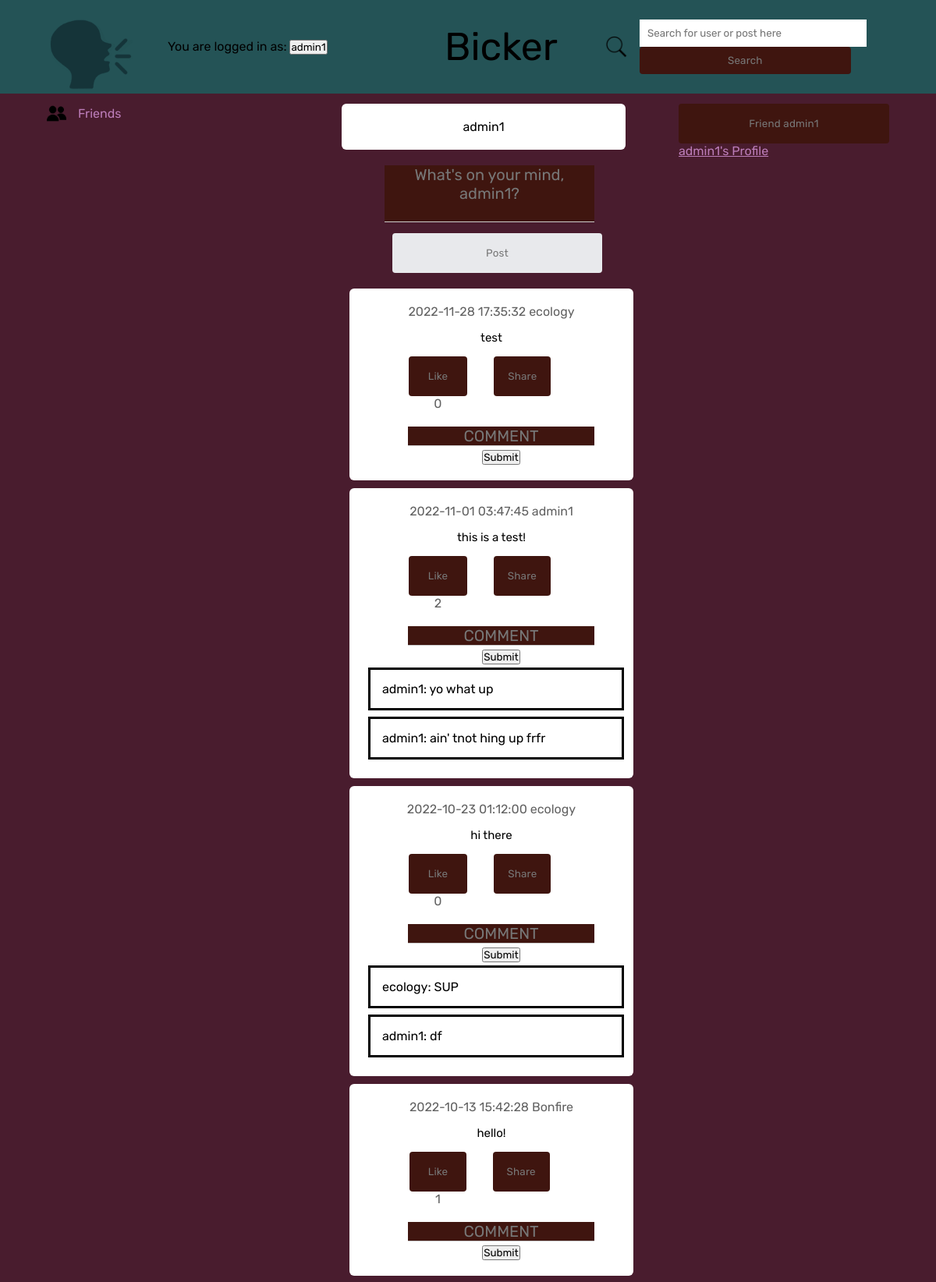
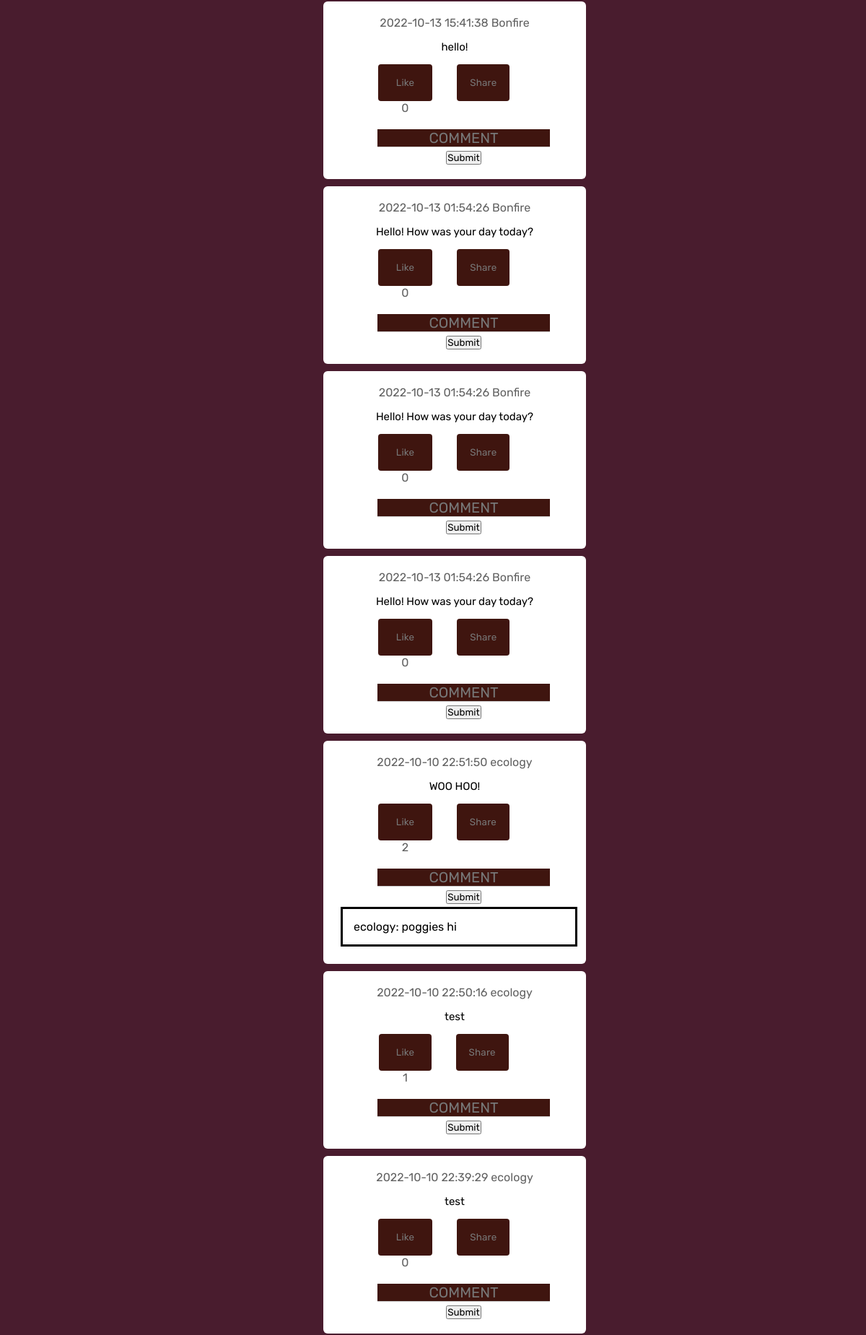
The app's page /frontpage (signed in, upper part) with its own data (2 pictures, top to bottom).
### tables this page shows
CREATE TABLE posts (
    id INTEGER PRIMARY KEY AUTOINCREMENT,
    content text NOT NULL,
    username text NOT NULL,
    created_at DATETIME DEFAULT CURRENT_TIMESTAMP, likes INT DEFAULT 0,
    FOREIGN KEY(username) REFERENCES users(username)
);

CREATE TABLE comments(
                    comment_id INTEGER PRIMARY KEY AUTOINCREMENT,
                    commenter_user TEXT NOT NULL,
                    comment_time DATETIME DEFAULT CURRENT_TIMESTAMP,
                    post_id INTEGER NOT NULL, comment_content TEXT,
                    FOREIGN KEY (post_id) REFERENCES posts(id)
                    );

### app.py (the view, shortened to what this page needs)
@app.route('/frontpage', methods=['GET', 'POST'])
def frontpage():
    global current_user
    global current_page
    global user_list
    global search_post_list
    global search_page
    global selected_user
    if current_user is None:
        return redirect("/login")
    conn = db_connection()
    cursor = conn.cursor()
    cursor.execute("""SELECT id, content, username, created_at, likes, follower_name
                  FROM posts
                  INNER JOIN followers ON username=followed_name
                  WHERE follower_name=?
                  UNION ALL
                  SELECT id, content, username, created_at, likes, 'blank' AS follower_name
                  FROM posts
                  WHERE username=?
                  UNION ALL
                  SELECT id, content, username, created_at, likes, 'blank' AS follower_name
                  FROM posts
                  INNER JOIN shared_posts ON id=post_id
                  WHERE shared_userid=?
                  ORDER BY id DESC""", (current_user, current_user, current_user))
    post_list = []
    for row in cursor.fetchall():
            post_list.append(row)
    if not post_list:
        cursor.execute("""SELECT * FROM posts WHERE id=12""")
        for row in cursor.fetchall():
            post_list.append(row)
    cursor.execute("""SELECT * FROM comments
                    ORDER BY comment_id ASC""")
    comment_list = []
    for row in cursor.fetchall():
            comment_list.append(row)
    if request.method == 'POST':
        if request.form.get("post_input") is not None:
            new_post = request.form['post_input']
            sql_query = """INSERT INTO posts (content, username)
                    VALUES (?, ?)"""
            cursor = cursor.execute(sql_query, (new_post, current_user))
            conn.commit()
            sql_query = """SELECT id, content, username, created_at, likes, follower_name
                  FROM posts
                  INNER JOIN followers ON username=followed_name
                  WHERE follower_name=?
                  UNION ALL
                  SELECT id, content, username, created_at, likes, 'blank' AS follower_name
                  FROM posts
                  WHERE username=?
                  UNION ALL
                  SELECT id, content, username, created_at, likes, 'blank' AS follower_name
                  FROM posts
                  INNER JOIN shared_posts ON id=post_id
                  WHERE shared_userid=?
                  ORDER BY id DESC"""
            cursor.execute(sql_query, (current_user, current_user, current_user,))
            post_list.clear()
            for row in cursor.fetchall():
                post_list.append(row)
            current_page = current_user
            return render_template('frontpage.html', user=current_user, postlist = post_list,
                                    currentuser=current_user, commentlist = comment_list)
        elif request.form.get("searchuser") is not None:
            current_search = request.form['searchuser']
            if current_search.isalnum():
                sql_query = """SELECT * FROM users WHERE username LIKE ?"""
                cursor.execute(sql_query, ('%'+current_search+'%',))
                user_list = []
                for row in cursor.fetchall():
                    user_list.append(row)
                sql_query = """SELECT * FROM posts WHERE content LIKE ?"""
                cursor.execute(sql_query, ('%'+current_search+'%',))
                search_post_list = []
                for row in cursor.fetchall():
                    search_post_list.append(row)
                if not search_post_list and not user_list:
                    return redirect('/frontpage')
                else:
                    return redirect('/search')
                """
                sql_query = SELECT * FROM posts WHERE username=? ORDER BY id DESC
                cursor.execute(sql_query, (current_search,))
                post_list.clear()
                for row in cursor.fetchall():
                    post_list.append(row)
                if not post_list:
                    return redirect('/frontpage')
                else:
                    current_page = current_search
                    return render_template('frontpage.html', user=current_search, postlist = post_list,
                                            currentuser=current_user, commentlist = comment_list)
                """
            else:
                return render_template('frontpage.html', user=current_search, postlist = post_list,
                                        currentuser=current_user, commentlist = comment_list)
        elif request.form.get("frienduser") is not None:
            sql_query = """SELECT * FROM followers WHERE follower_name=? AND followed_name=?"""
            cursor = cursor.execute(sql_query, (current_user, current_page))
            follower_list = []
            for row in cursor.fetchall():
                follower_list.append(row)
            if current_user == current_page:
                pass
            elif not follower_list:
                friend_status = 0
                sql_query = """INSERT INTO followers (follower_name, followed_name, status)
                     VALUES (?, ?, ?)"""
                cursor = cursor.execute(sql_query, (current_user, current_page, friend_status))
                conn.commit()
            sql_query = """SELECT * FROM posts WHERE username=? ORDER BY id DESC"""
            cursor.execute(sql_query, (current_page,))
            post_list.clear()
            for row in cursor.fetchall():
                post_list.append(row)
            return render_template('frontpage.html', user=current_page, postlist = post_list,
                                    currentuser=current_user, commentlist = comment_list)
        elif request.form.get("friendlist") is not None:
            return redirect("/friends")
        elif request.form.get('sharebutton') is not None:
            sharedID = request.form.get('sharebutton')
            sql_query = """SELECT * FROM shared_posts WHERE shared_userid=? AND post_id=?"""
            cursor.execute(sql_query, (current_user, sharedID,))
            check_list=[]
            for row in cursor.fetchall():
                check_list.append(row)
            if not check_list:
                sql_query = """INSERT INTO shared_posts (shared_userid, post_id)
                        VALUES (?, ?)"""
                cursor.execute(sql_query, (current_user, sharedID,))
                conn.commit()
                sql_query = """SELECT * FROM posts WHERE username=? ORDER BY id DESC"""
                cursor.execute(sql_query, (current_page,))
                post_list.clear()
                for row in cursor.fetchall():
                    post_list.append(row)
                return render_template('frontpage.html', user=current_page, postlist = post_list,
                                        currentuser=current_user, commentlist = comment_list)
            else:
                return render_template('frontpage.html', user=current_page, postlist = post_list,
                                        currentuser=current_user, commentlist = comment_list)
        elif request.form.get('likebutton') is not None:
            likedID = request.form.get('likebutton')
            sql_query = """UPDATE posts SET likes = likes + 1 WHERE id = ?"""
            cursor.execute(sql_query, (likedID,))
            conn.commit()
            return redirect("/frontpage")
        elif request.form.get('return') is not None:
            return redirect("/frontpage")
        elif request.form.get('commentbutton') is not None:
            if request.form.get('comment_button') is None:
                return redirect("/frontpage")
            else:
                post_id = request.form.get('commentbutton')
                comment_content = request.form.get('comment_button')
                sql_query = """INSERT INTO comments (commenter_user, post_id, comment_content)
                            VALUES (?, ?, ?)"""
                cursor.execute(sql_query, (current_user, post_id, comment_content,))
                conn.commit()
                return redirect("/frontpage")
    else:
        current_page = current_user
        return render_template('frontpage.html', user=current_user, postlist = post_list,
                                currentuser=current_user, commentlist = comment_list)

### templates/frontpage.html (shortened to what this page needs)
<!DOCTYPE html>
<html lang="en">
<head>
    <link rel= "stylesheet" type= "text/css" href= "{{ url_for('static',filename='stylefront.css') }}">
</head>
<body>
    <nav>
        <div class = "nav-left">
            <img src="{{ url_for('static', filename='bickerlogo.png') }}" alt="Bicker Logo" class = "logo">
            <form action="" method="post">
                You are logged in as:
                <input class="btn btn-default" name="return" type="submit" value="{{ currentuser }}">
            </form>
        </div>
        <div class = "nav-middle">
            Bicker
        </div>
        <div class = "nav-right">
            <div class = "search-box">
                <img src = "{{ url_for('static', filename='searchicon.png') }}" alt = "search icon">
            <form action="" method="post">
                <input type="text" placeholder="Search for user or post here" name="searchuser" value="{{
                    request.form.searchuser }}">
                <input class="searchbutton" type="submit" value="Search">
            </form>
            </div>
        </div>
    </nav>
    <div class="container">
        <div class="left-sidebar">
            <div class="important-links">
                <a href="{{ url_for('friends_list') }}" style = "color: #bc7db9;"><img src = "{{ url_for('static', filename='friendsicon.png') }}" alt = "friends icon">Friends</a>
            </div>
        </div>
        <div class="main-content">
            <div class="write-post-container">
                <div>
                    <p> {{ user }} </p>
                </div>
            </div>
            <div class="post-input-container">
                <form action="{{ url_for('frontpage') }}" method="post">
                    <textarea name = "post_input" id = "post_input" placeholder = "What's on your mind, {{ currentuser }}?" rows = 3></textarea>
                    <button type = "submit" class = "postsubmit">
                        Post
                    </button>
                </form>
            </div>
            {% for row in postlist %}
            <div class="post-container">
                <div class="timestamp">
                    <span>{{ row[3] }}</span>
                    <span>{{ row[2] }}</span>
                </div>
                <p class = "post-text">{{ row[1] }}</p>
                <div class="post-row">
                    <div class = "activity-icons">
                        <div><form action="" method="post">
                            <input type="submit" value="Like" class = "likebutton">
                            <span>{{ row[4] }}</span>
                        </form>
                        </div>
                        <div>
                            <form action="" method="post">
                                <input type="submit" value="Share" class="sharebutton">
                            </form>
                        </div>
                        <div class="post-input-container">
                            <form action="{{ url_for('frontpage') }}" method="post">
                                <textarea name = "comment-button" id = "comment-button" placeholder = "COMMENT" rows = 1 style="color:#bc7db9"></textarea>
                                <input type="submit">
                            </form>
                        </div>
                            {% for thing in commentlist %}
                                {% if thing[3] == row[0]%}
                                <div class="comment-container" >
                                {{ thing[1] }}:
                                {{ thing[4] }}
                                </div>
                                <br />
                                {%endif%}
                           {% endfor %}
                    </div>
                </div>
            </div>
            {% endfor %}
        </div>
        <div class="right-sidebar">
            <form action="" method="post">
                <input class="friendbutton" name="frienduser" type="submit" value="Friend {{ user }}">
            </form>
            <a href="{{ url_for('profile_page') }}" style = "color: #bc7db9;">{{ user }}'s Profile</a>
        </div>
    </div>
</body>
</html>

### records on screen
posts: created_at "2022-11-28 17:35:32", username "ecology", content "test", likes "0"
posts: created_at "2022-11-01 03:47:45", username "admin1", content "this is a test!", likes "2"
comments: commenter_user "admin1", comment_content "yo what up"
comments: commenter_user "admin1", comment_content "ain' tnot hing up frfr"
posts: created_at "2022-10-23 01:12:00", username "ecology", content "hi there", likes "0"
comments: commenter_user "ecology", comment_content "SUP"
comments: commenter_user "admin1", comment_content "df"
posts: created_at "2022-10-13 15:42:28", username "Bonfire", content "hello!", likes "1"
posts: created_at "2022-10-13 15:41:38", username "Bonfire", content "hello!", likes "0"
posts: created_at "2022-10-13 01:54:26", username "Bonfire", content "Hello! How was your day today?", likes "0"
posts: created_at "2022-10-10 22:51:50", username "ecology", content "WOO HOO!", likes "2"
comments: commenter_user "ecology", comment_content "poggies hi"
posts: created_at "2022-10-10 22:50:16", username "ecology", content "test", likes "1"
posts: created_at "2022-10-10 22:39:29", username "ecology", content "test", likes "0"

### other values on screen
{{ user }} "admin1"
